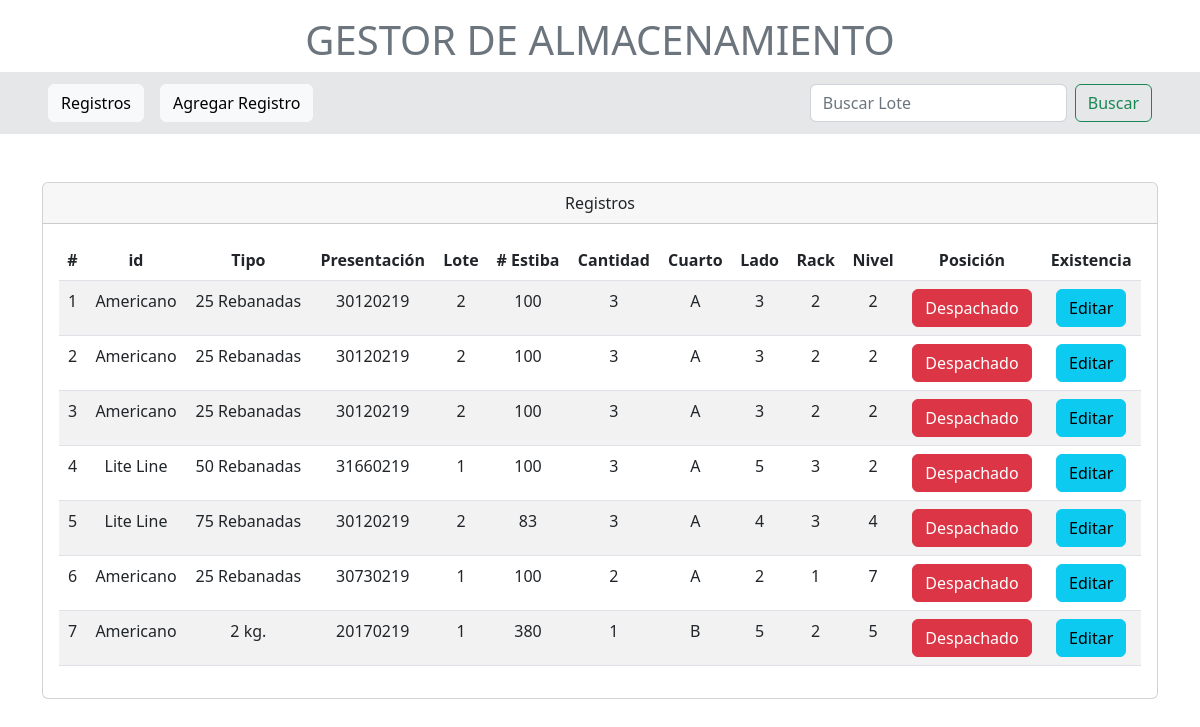
Before: /registros/ with the older database file.
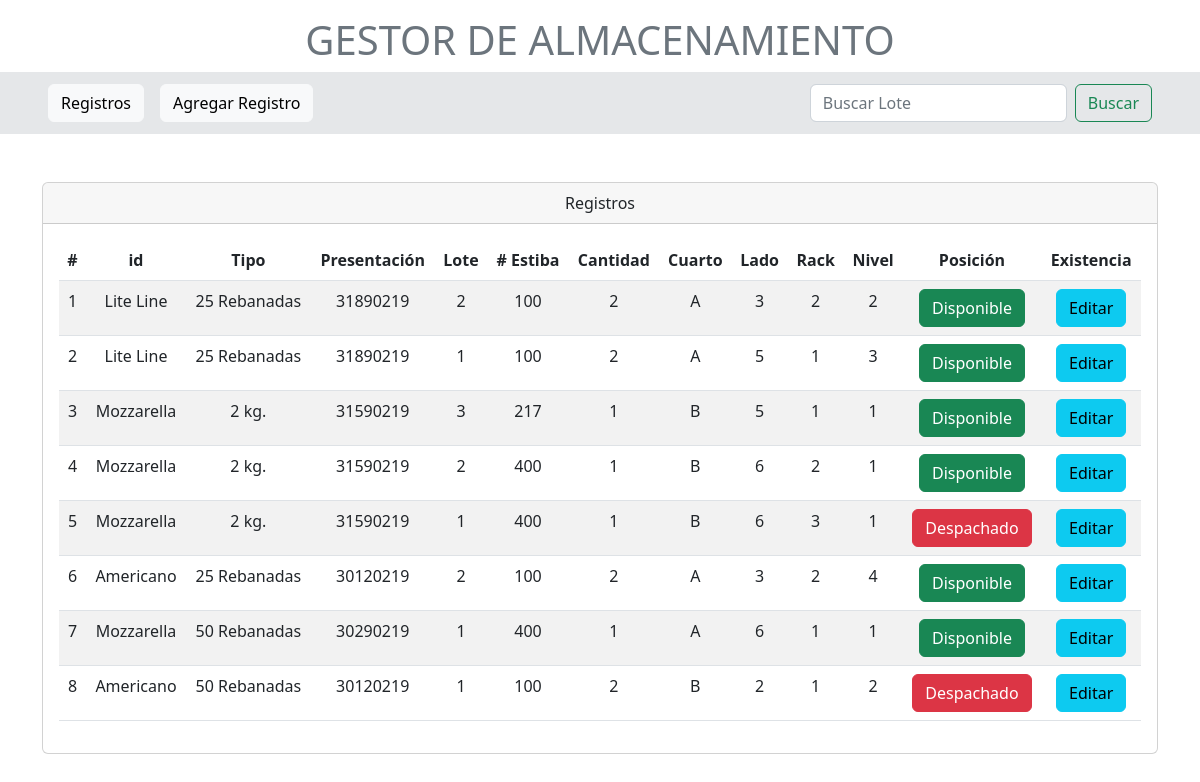
After: the same page with the newer database file.
### models.py (models this page shows)
class Inventario(Base):
    __tablename__: str = 'inventario'
    id = Column(Integer, primary_key=True, index=True)
    tipo = Column(String)
    presentacion = Column(String)
    lote = Column(String, nullable=False)
    estiba_n = Column(String)
    cantidad = Column(Integer)
    cuarto = Column(String)
    lado = Column(String)
    rack = Column(String)
    nivel = Column(String)
    posicion = Column(String)
    existente = Column(Boolean, default=True)
    estado = Column(String(9))
    detalles = Column(String(150))
    usuario_id = Column(ForeignKey('usuarios.id'))

### routers/registros.py (the view)
@router.get("/", response_class=HTMLResponse)
async def consultar_registros(request: Request, db: Session = Depends(get_db)):
    registros = db.query(Inventario).order_by(Inventario.id.desc()).all()
    return templates.TemplateResponse("home.html", {'request': request, 'registros': registros})

### templates/home.html (shortened to what this page needs)
<!DOCTYPE html>
<html lang="en">
<head>
    <link href="https://cdn.jsdelivr.net/npm/bootstrap@5.2.3/dist/css/bootstrap.min.css" rel="stylesheet">
</head>
<body>
    <div>
        <h1 class="text-center mt-3 text-secondary">GESTOR DE ALMACENAMIENTO</h1>
        <nav class="navbar navbar-light" style="background-color:#E5E7E9">
            <div class="d-flex mt-1 mb-1">
                <a onclick="window.location.href='/registros'" class="btn btn-light btn-md ms-5">Registros</a>
                <a onclick="window.location.href='crear-registro'" class="btn btn-light btn-md ms-3">Agregar Registro</a>
            </div>
            <div>
                <form method="get" action="/registros/buscar-lote/{{lote}}" class="d-flex me-5">
                    <input name="lote" class="form-control me-2" type="text" placeholder="Buscar Lote" aria-label="Search" value="">
                    <button class="btn btn-outline-success" type="submit">Buscar</button>
                </form>
            </div>
        </nav>
    </div>
    <div class="container mt-5">
        <div class="card text-center">
        <div class="card-header card-title"> Registros </div>
        <div class="card-body">
            <table class="table table-striped">
                <thead class="thead-dark">
                    <tr>
                        <th scope="col">#</th>
                        <th scope="col">id</th>
                        <th scope="col">Tipo</th>
                        <th scope="col">Presentación</th>
                        <th scope="col">Lote</th>
                        <th scope="col"># Estiba</th>
                        <th scope="col">Cantidad</th>
                        <th scope="col">Cuarto</th>
                        <th scope="col">Lado</th>
                        <th scope="col">Rack</th>
                        <th scope="col">Nivel</th>
                        <th scope="col">Posición</th>
                        <th scope="col">Existencia</th>
                    </tr>
                </thead>
                <tbody>
                    {% for registro in registros %}
                    {% if registro.existente == False %}
                    <tr>
                        <td>{{ loop.index }}</td>
                        <td>{{ registro.tipo }}</td>
                        <td>{{ registro.presentacion }}</td>
                        <td>{{ registro.lote }}</td>
                        <td>{{ registro.estiba_n }}</td>
                        <td>{{ registro.cantidad }}</td>
                        <td>{{ registro.cuarto }}</td>
                        <td>{{ registro.lado }}</td>
                        <td>{{ registro.rack }}</td>
                        <td>{{ registro.nivel }}</td>
                        <td>{{ registro.posicion }}</td>
                        <td>
                            <form method="post" action="/registros/existencia/{{ registro.id }}">
                                  <button type="submit" class="btn btn-success">Disponible</button>
                            </form>
                        </td>
                        <td>
                            <button onclick="window.location.href='editar-registro/{{ registro.id }}'" type="button" class="btn btn-info">Editar</button>
                        </td>
                    </tr>
                    {% else %}
                    <tr>
                        <td>{{ loop.index }}</td>
                        <td class="strike-through-td">{{ registro.tipo }}</td>
                        <td>{{ registro.presentacion }}</td>
                        <td>{{ registro.lote }}</td>
                        <td>{{ registro.estiba_n }}</td>
                        <td>{{ registro.cantidad }}</td>
                        <td>{{ registro.cuarto }}</td>
                        <td>{{ registro.lado }}</td>
                        <td>{{ registro.rack }}</td>
                        <td>{{ registro.nivel }}</td>
                        <td>{{ registro.posicion }}</td>
                        <td>
                            <form method="post" action="/registros/existencia/{{ registro.id }}">
                                  <button type="submit" class="btn btn-danger">Despachado</button>
                            </form>
                        </td>
                        <td>
                            <button onclick="window.location.href='editar-registro/{{ registro.id }}'" type="button" class="btn btn-info">Editar</button>
                        </td>
                    </tr>
                    {% endif %}
                    {% endfor %}
                </tbody>
            </table>
        </div>
    </div>
</div>
</body>
</html>

Changed rows visible on the page:
removed Inventario: tipo "Americano", presentacion "25 Rebanadas", lote "30120219", estiba_n "2", cantidad "100", cuarto "3", lado "A", rack "3", nivel "2", posicion "2"
removed Inventario: tipo "Americano", presentacion "25 Rebanadas", lote "30120219", estiba_n "2", cantidad "100", cuarto "3", lado "A", rack "3", nivel "2", posicion "2"
changed Inventario (number 1 of 8 on the later page): tipo "Americano" → "Lite Line"; lote "30120219" → "31890219"; cuarto "3" → "2"; existente "Despachado" → "Disponible"
changed Inventario (number 2 of 8 on the later page): presentacion "50 Rebanadas" → "25 Rebanadas"; lote "31660219" → "31890219"; cuarto "3" → "2"; nivel "3" → "1"; posicion "2" → "3"; existente "Despachado" → "Disponible"
added Inventario: tipo "Mozzarella", presentacion "2 kg.", lote "31590219", estiba_n "3", cantidad "217", cuarto "1", lado "B", rack "5", nivel "1", posicion "1"
added Inventario: tipo "Mozzarella", presentacion "2 kg.", lote "31590219", estiba_n "2", cantidad "400", cuarto "1", lado "B", rack "6", nivel "2", posicion "1"
changed Inventario (number 5 of 8 on the later page): tipo "Lite Line" → "Mozzarella"; presentacion "75 Rebanadas" → "2 kg."; lote "30120219" → "31590219"; estiba_n "2" → "1"; cantidad "83" → "400"; cuarto "3" → "1"; lado "A" → "B"; rack "4" → "6"; posicion "4" → "1"
added Inventario: tipo "Americano", presentacion "25 Rebanadas", lote "30120219", estiba_n "2", cantidad "100", cuarto "2", lado "A", rack "3", nivel "2", posicion "4"
changed Inventario (number 7 of 8 on the later page): tipo "Americano" → "Mozzarella"; presentacion "25 Rebanadas" → "50 Rebanadas"; lote "30730219" → "30290219"; cantidad "100" → "400"; cuarto "2" → "1"; rack "2" → "6"; posicion "7" → "1"; existente "Despachado" → "Disponible"
changed Inventario (number 8 of 8 on the later page): presentacion "2 kg." → "50 Rebanadas"; lote "20170219" → "30120219"; cantidad "380" → "100"; cuarto "1" → "2"; rack "5" → "2"; nivel "2" → "1"; posicion "5" → "2"
